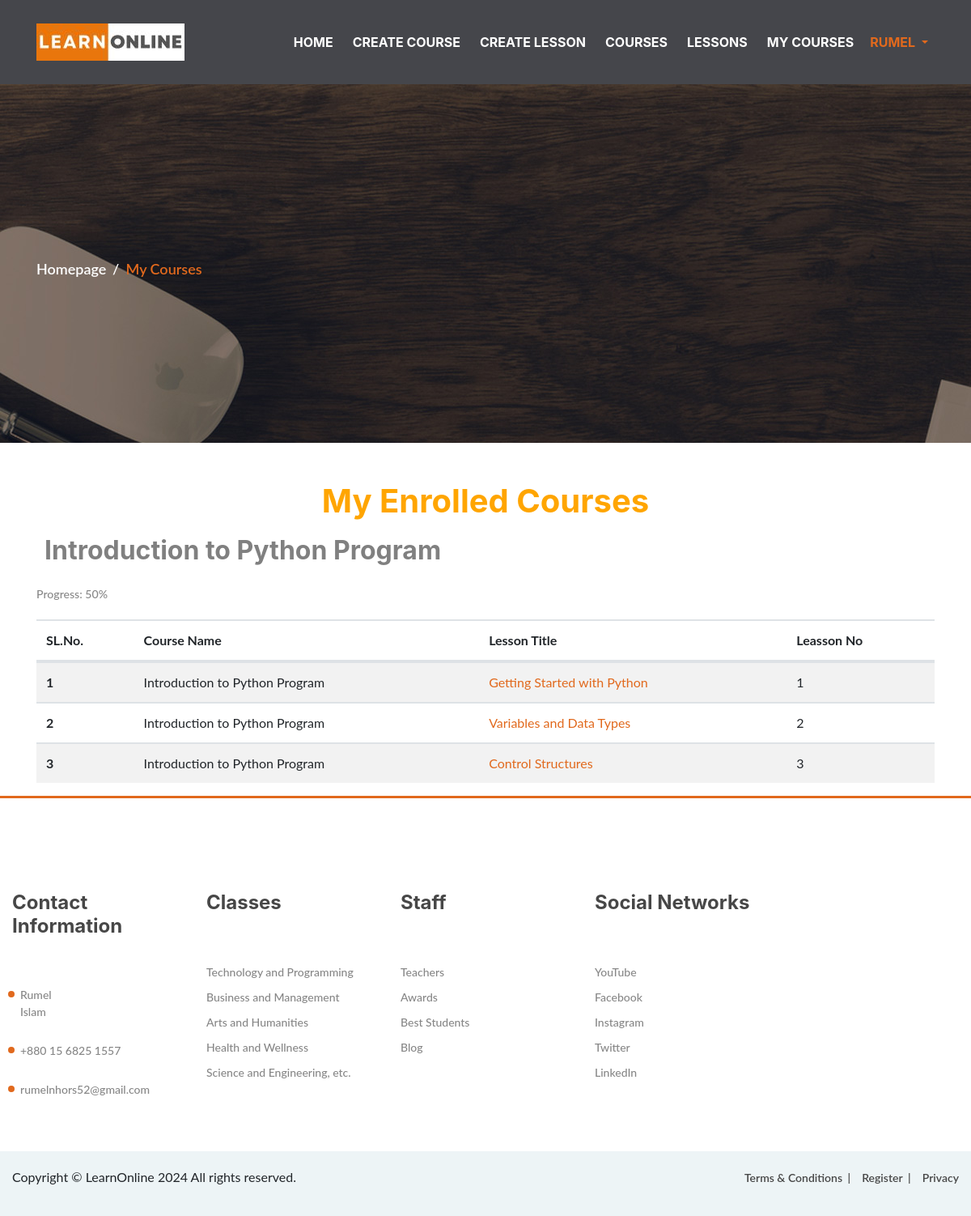
Screenshot of /my-courses/ (signed in) with the database file from the repository.
### courses/models.py (models this page shows, shortened)
class Enrollment(models.Model):
    slug = models.SlugField()
    student = models.ForeignKey(User, on_delete=models.CASCADE)
    course = models.ForeignKey(Course, on_delete=models.CASCADE)
    progress = models.IntegerField(default=0)
    class Meta:
        unique_together = ('student', 'course')

class Course(models.Model):
    creator = models.ForeignKey(User, on_delete=models.CASCADE)
    slug = models.SlugField()
    title = models.CharField(max_length=250)
    description = models.TextField(max_length=400)
    created_at = models.DateTimeField(auto_now=True)
    course_image = models.ImageField(upload_to='course_images', default='default.jpg')

class Lesson(models.Model):
    slug = models.SlugField()
    title = models.CharField(max_length=250)
    content = models.TextField()
    course = models.ForeignKey(Course, on_delete=models.CASCADE, related_name='lessons')
    position = models.PositiveIntegerField()

### courses/views.py (the view)
# urls.py: path('my-courses/', enrolled_courses, name='enrolled_courses'),
@login_required
def enrolled_courses(request):
    student = request.user
    enrollments = Enrollment.objects.filter(student=student)
    course_progress = {}
    for enrollment in enrollments:
        course_progress[enrollment.course.title] = enrollment.progress
        print('course_progress:', course_progress)
    context = {
        'enrollments': enrollments,
        'course_progress': course_progress,
    }
    return render(request, 'courses/enroll_course_detail.html', context)

### courses/templates/courses/enroll_course_detail.html
{% extends 'base.html' %}
{% load static %}
{% block content %}
<div class="page-info-section set-bg" data-setbg="{% static 'webuni/img/page-bg/2.jpg' %}">
  <div class="container">
    <div class="site-breadcrumb">
      <a href="/">Homepage</a>
      <span>My Courses</span>
    </div>
  </div>
</div>
<div class="container mt-5">
  <h1 class="text-center" style="color: orange;">My Enrolled Courses</h1>
  {% if enrollments %}
    {% for enrollment in enrollments %}
      <div class="course-section">
        <h2 style="color: gray; padding: 10px; position: relative; display: inline-block;">
          {{ enrollment.course.title }}
        </h2>
        <p>Progress: {{ enrollment.progress }}%</p>
        <table class="table table-striped">
          <thead>
            <tr>
              <th scope="col">SL.No.</th>
              <th scope="col">Course Name</th>
              <th scope="col">Lesson Title</th>
              <th scope="col">Leasson No</th>
            </tr>
          </thead>
          <tbody>
            {% for lesson in enrollment.course.lessons.all %}
              <tr>
                <th scope="row">{{ forloop.counter }}</th>
                <td>{{ lesson.course.title}}</td>
                <td><a href="{% url 'courses:lesson_detail' course_slug=lesson.course.slug lesson_slug=lesson.slug %}">{{ lesson.title }}</a></td>
                <td>{{ lesson.position}}</td>
              </tr>
            {% empty %}
              <tr>
                <td colspan="4" class="text-center">No lessons available for this course.</td>
              </tr>
            {% endfor %}
          </tbody>
        </table>
      </div>
    {% endfor %}
  {% else %}
    <div class="text-center">
      <p>You are not enrolled in any courses yet.</p>
    </div>
  {% endif %}
</div>
{% endblock %}

### templates/base.html (shortened to what this page needs)
<!DOCTYPE html>
{% load static %}
<html lang="en">
<head>
    <link rel="stylesheet" href="{% static 'webuni/css/bootstrap.min.css'%}"/>
    <link rel="stylesheet" href="{% static 'webuni/css/font-awesome.min.css' %}"/>
    <link rel="stylesheet" href="{% static 'webuni/css/owl.carousel.css' %}"/>
    <link rel="stylesheet" href="{% static 'webuni/css/style.css'%}"/>
    <link rel="stylesheet" href="{% static 'webuni/css/freelancer.css'%}"/>
    <link rel="stylesheet" href="https://unpkg.com/aos@next/dist/aos.css" />
</head>
<body>
    <nav class="navbar navbar-expand-lg bg-secondary text-uppercase" id="mainNav">
        <div class="container">
          <a class="navbar-brand js-scroll-trigger" href="/"><img src="{% static 'webuni/img/learn_logo3.jpg' %}" alt=""></a>
          <div class="collapse navbar-collapse" id="navbarResponsive">
            <ul class="navbar-nav ml-auto">
              <li class="nav-item mx-0 mx-lg-1">
                <a class="nav-link py-2 px-0 px-lg-2 rounded js-scroll-trigger" href="{% url 'courses:home' %}">Home</a>
              </li>
              {% if request.user.profile.is_teacher == True %}
              <li class="nav-item mx-0 mx-lg-1">
                <a class="nav-link py-2 px-0 px-lg-2 rounded js-scroll-trigger" href="{% url 'courses:create_course' %}">Create Course</a>
              </li>
              <li class="nav-item mx-0 mx-lg-1">
                <a class="nav-link py-2 px-0 px-lg-2 rounded js-scroll-trigger" href="{% url 'courses:create_lesson' %}">Create Lesson</a>
              </li>
              <li class="nav-item mx-0 mx-lg-1">
                <a class="nav-link py-2 px-0 px-lg-2 rounded js-scroll-trigger" href="{% url 'courses:all_courses' %}">Courses</a>
              </li>
              <li class="nav-item mx-0 mx-lg-1">
                <a class="nav-link py-2 px-0 px-lg-2 rounded js-scroll-trigger" href="{% url 'courses:lesson_list' %}">Lessons</a>
              </li>
              {% endif %}
              {% if request.user.is_authenticated %}
              <li class="nav-item mx-0 mx-lg-1">
                <a class="nav-link py-2 px-0 px-lg-2 rounded js-scroll-trigger" href="{% url 'courses:enrolled_courses' %}">My Courses</a>
              </li>
              <div class="dropdown show">
                <a class="dropdown-toggle nav-link py-2 px-0 px-lg-2 rounded js-scroll-trigger" href="#" role="button" id="dropdownMenuLink" data-toggle="dropdown" aria-haspopup="true" aria-expanded="false">
                    {{request.user.username}}
                </a>
              </div>
              {% endif %}
            </ul>
          </div>
        </div>
      </nav>
{% block content %}
{% endblock content %}
    <footer class="footer-section spad pb-0">
        <div class="footer-top">
            <div class="footer-warp">
                <div class="row">
                    <div class="widget-item">
                        <h4>Contact Information</h4>
                        <ul class="contact-list">
                            <li>Rumel <br>Islam</li>
                            <li>+880 15 6825 1557</li>
                            <li>rumelnhors52@gmail.com</li>
                        </ul>
                    </div>
                    <div class="widget-item">
                        <h4>Classes</h4>
                        <ul>
                            <li><a href="">Technology and Programming</a></li>
                            <li><a href="">Business and Management</a></li>
                            <li><a href="">Arts and Humanities
                            </a></li>
                            <li><a href="">Health and Wellness</a></li>
                            <li><a href="">Science and Engineering, etc.</a></li>
                        </ul>
                    </div>
                    <div class="widget-item">
                        <h4>Staff</h4>
                        <ul>
                            <li><a href="">Teachers</a></li>
                            <li><a href="">Awards</a></li>
                            <li><a href="">Best Students</a></li>
                            <li><a href="">Blog</a></li>
                        </ul>
                    </div>
                    <div class="widget-item">
                        <h4>Social Networks</h4>
                        <ul>
                            <li><a href="">YouTube</a></li>
                            <li><a href="">Facebook</a></li>
                            <li><a href="">Instagram</a></li>
                            <li><a href="">Twitter</a></li>
                            <li><a href="">LinkedIn</a></li>
                        </ul>
                    </div>
                </div>
            </div>
        </div>
        <div class="footer-bottom">
            <div class="footer-warp">
                <ul class="footer-menu">
                    <li><a href="#">Terms & Conditions</a></li>
                    <li><a href="#">Register</a></li>
                    <li><a href="#">Privacy</a></li>
                </ul>
                <div class="">
                    Copyright &copy; LearnOnline <script>document.write(new Date().getFullYear());</script> All rights reserved.
                </div>
            </div>
        </div>
    </footer>
</html>

### static/webuni/css/style.css (style rules this page uses)
html, body { height: 100%; font-family: 'Raleway', sans-serif; -webkit-font-smoothing: antialiased; font-smoothing: antialiased; scroll-behavior: smooth; }
h1, h2, h3, h4, h5, h6 { margin: 0; font-weight: 600; color: #474747; }
h1 { font-size: 70px; }
h2 { font-size: 36px; }
h4 { font-size: 24px; }
p { font-size: 14.1px; color: #878787; line-height: 2.2; font-weight: 500; }
img { max-width: 100%; }
::placeholder { font-style: italic; }
ul, ol { padding: 0; margin: 0; }
.set-bg { background-repeat: no-repeat; background-size: cover; background-position: top center; }
.spad { padding-top: 115px; padding-bottom: 115px; }
.footer-section { border-top: 3px solid #e1691d; }
.footer-warp { max-width: 1559px; padding: 0 15px; margin: 0 auto; }
.widget-item { width: 20%; padding: 0 15px; }
.widget-item h4 { margin-bottom: 30px; }
.widget-item ul { list-style: none; padding-top: 30px; }
.widget-item ul li { margin-bottom: 10px; font-size: 14px; font-weight: 500; color: #878787; }
.widget-item ul li:last-child { margin-bottom: 0; }
.widget-item ul a { color: #878787; }
.widget-item ul.contact-list li { margin-bottom: 27px; position: relative; padding-left: 10px; }
.widget-item ul.contact-list li:last-child { margin-bottom: 0; }
.widget-item ul.contact-list li:after { position: absolute; content: ""; width: 8px; height: 8px; left: -5px; top: 6px; border-radius: 50%; background: #e1691d; }
.footer-bottom { overflow: hidden; background: #edf4f6; padding: 20px 0; margin-top: 50px; }
.footer-menu { list-style: none; float: right; }
.footer-menu li { display: inline; }
.footer-menu li:last-child a { padding-right: 0; margin-right: 0; }
.footer-menu li:last-child a:after { display: none; }
.footer-menu li a { display: inline-block; font-size: 14px; font-weight: 600; color: #474747; padding-right: 10px; margin-right: 10px; position: relative; }
.footer-menu li a:after { position: absolute; content: "|"; right: 0; top: 0; }
.page-info-section { height: 443px; }
.site-breadcrumb { padding-top: 215px; }
.site-breadcrumb a, .site-breadcrumb span { display: inline-block; margin-right: 10px; padding-right: 10px; font-weight: 600; font-size: 18px; }
.site-breadcrumb a { color: #fff; position: relative; }
.site-breadcrumb a:after { position: absolute; content: "/"; right: -6px; top: 0; color: #fff; }
.site-breadcrumb span { color: #e1691d; }
@media (min-width: 1200px) { .container { max-width: 1180px; } }

### rows the page displays
Enrollment: course "Introduction to Python Program", progress "50"
Lesson: course "Introduction to Python Program", title "Getting Started with Python", position "1"
Lesson: course "Introduction to Python Program", title "Variables and Data Types", position "2"
Lesson: course "Introduction to Python Program", title "Control Structures", position "3"

### other values shown
{{ request.user.username }} "RUMEL"
